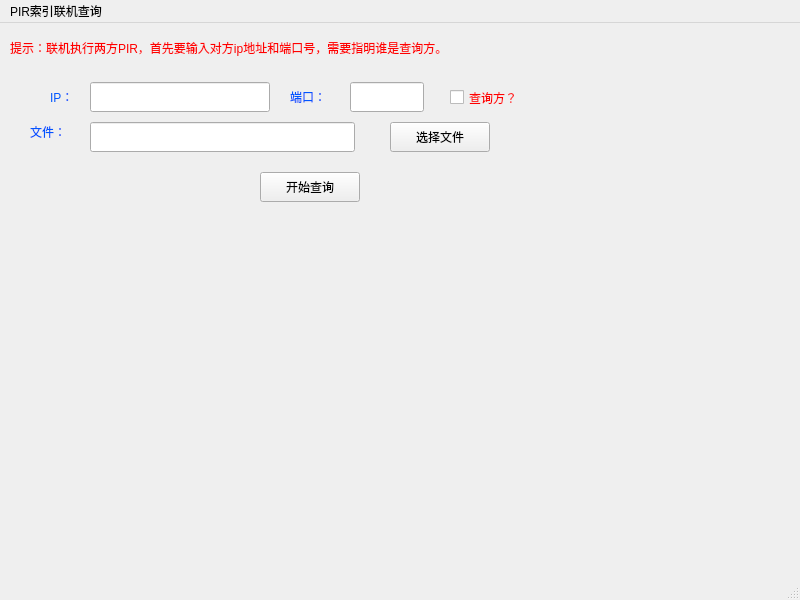
<?xml version="1.0" encoding="UTF-8"?>
<ui version="4.0">
 <class>page5</class>
 <widget class="QMainWindow" name="page5">
  <property name="geometry">
   <rect>
    <x>0</x>
    <y>0</y>
    <width>800</width>
    <height>600</height>
   </rect>
  </property>
  <property name="windowTitle">
   <string>MainWindow</string>
  </property>
  <widget class="QWidget" name="centralwidget">
   <widget class="QStackedWidget" name="stackedWidget">
    <property name="geometry">
     <rect>
      <x>0</x>
      <y>0</y>
      <width>800</width>
      <height>600</height>
     </rect>
    </property>
    <property name="currentIndex">
     <number>1</number>
    </property>
    <widget class="QWidget" name="page"/>
    <widget class="QWidget" name="page_2">
     <widget class="QWidget" name="widget" native="true">
      <property name="geometry">
       <rect>
        <x>0</x>
        <y>49</y>
        <width>620</width>
        <height>151</height>
       </rect>
      </property>
      <widget class="QLabel" name="label">
       <property name="geometry">
        <rect>
         <x>50</x>
         <y>10</y>
         <width>30</width>
         <height>30</height>
        </rect>
       </property>
       <property name="styleSheet">
        <string notr="true">font: 25 14pt &quot;Adobe 宋体 Std L&quot;;
color:rgb(0, 85, 255);</string>
       </property>
       <property name="text">
        <string>IP：</string>
       </property>
      </widget>
      <widget class="QLabel" name="label_2">
       <property name="geometry">
        <rect>
         <x>290</x>
         <y>10</y>
         <width>60</width>
         <height>30</height>
        </rect>
       </property>
       <property name="styleSheet">
        <string notr="true">font: 25 14pt &quot;Adobe 宋体 Std L&quot;;
color:rgb(0, 85, 255)</string>
       </property>
       <property name="text">
        <string>端口：</string>
       </property>
      </widget>
      <widget class="QLineEdit" name="ip">
       <property name="geometry">
        <rect>
         <x>90</x>
         <y>10</y>
         <width>180</width>
         <height>30</height>
        </rect>
       </property>
       <property name="text">
        <string notr="true"/>
       </property>
      </widget>
      <widget class="QLineEdit" name="port">
       <property name="geometry">
        <rect>
         <x>350</x>
         <y>10</y>
         <width>74</width>
         <height>30</height>
        </rect>
       </property>
      </widget>
      <widget class="QLabel" name="label_4">
       <property name="geometry">
        <rect>
         <x>30</x>
         <y>50</y>
         <width>60</width>
         <height>20</height>
        </rect>
       </property>
       <property name="styleSheet">
        <string notr="true">font: 25 14pt &quot;Adobe 宋体 Std L&quot;;
color:rgb(0, 85, 255);</string>
       </property>
       <property name="text">
        <string>文件：</string>
       </property>
      </widget>
      <widget class="QLineEdit" name="filepath">
       <property name="geometry">
        <rect>
         <x>90</x>
         <y>50</y>
         <width>265</width>
         <height>30</height>
        </rect>
       </property>
       <property name="text">
        <string notr="true"/>
       </property>
      </widget>
      <widget class="QPushButton" name="choisefile">
       <property name="geometry">
        <rect>
         <x>390</x>
         <y>50</y>
         <width>100</width>
         <height>30</height>
        </rect>
       </property>
       <property name="styleSheet">
        <string notr="true">
font: 25 10pt &quot;Microsoft YaHei&quot;;</string>
       </property>
       <property name="text">
        <string>选择文件</string>
       </property>
       <property name="icon">
        <iconset resource="icon.qrc">
         <normaloff>:/png/img/choisefile.png</normaloff>:/png/img/choisefile.png</iconset>
       </property>
      </widget>
      <widget class="QCheckBox" name="isserver">
       <property name="geometry">
        <rect>
         <x>450</x>
         <y>10</y>
         <width>131</width>
         <height>31</height>
        </rect>
       </property>
       <property name="styleSheet">
        <string notr="true">font: 25 14pt &quot;Adobe 宋体 Std L&quot;;
color:rgb(255, 0, 0)</string>
       </property>
       <property name="text">
        <string>查询方？</string>
       </property>
      </widget>
      <widget class="QPushButton" name="startcpu">
       <property name="geometry">
        <rect>
         <x>260</x>
         <y>100</y>
         <width>100</width>
         <height>30</height>
        </rect>
       </property>
       <property name="styleSheet">
        <string notr="true">font: 25 10pt &quot;Microsoft YaHei&quot;;</string>
       </property>
       <property name="text">
        <string>开始查询</string>
       </property>
       <property name="icon">
        <iconset resource="icon.qrc">
         <normaloff>:/png/img/start.png</normaloff>:/png/img/start.png</iconset>
       </property>
      </widget>
     </widget>
     <widget class="QLabel" name="label_3">
      <property name="geometry">
       <rect>
        <x>10</x>
        <y>10</y>
        <width>620</width>
        <height>30</height>
       </rect>
      </property>
      <property name="styleSheet">
       <string notr="true">font: 25 9pt &quot;Adobe 宋体 Std L&quot;;
color:rgb(255, 0, 0)</string>
      </property>
      <property name="text">
       <string>提示：联机执行两方PIR，首先要输入对方ip地址和端口号，需要指明谁是查询方。</string>
      </property>
      <property name="textFormat">
       <enum>Qt::RichText</enum>
      </property>
     </widget>
    </widget>
   </widget>
  </widget>
  <widget class="QMenuBar" name="menubar">
   <property name="geometry">
    <rect>
     <x>0</x>
     <y>0</y>
     <width>800</width>
     <height>21</height>
    </rect>
   </property>
   <widget class="QMenu" name="menuPIR">
    <property name="title">
     <string>PIR索引联机查询</string>
    </property>
   </widget>
   <addaction name="menuPIR"/>
  </widget>
  <widget class="QStatusBar" name="statusbar"/>
 </widget>
 <resources>
  <include location="icon.qrc"/>
 </resources>
 <connections/>
</ui>
